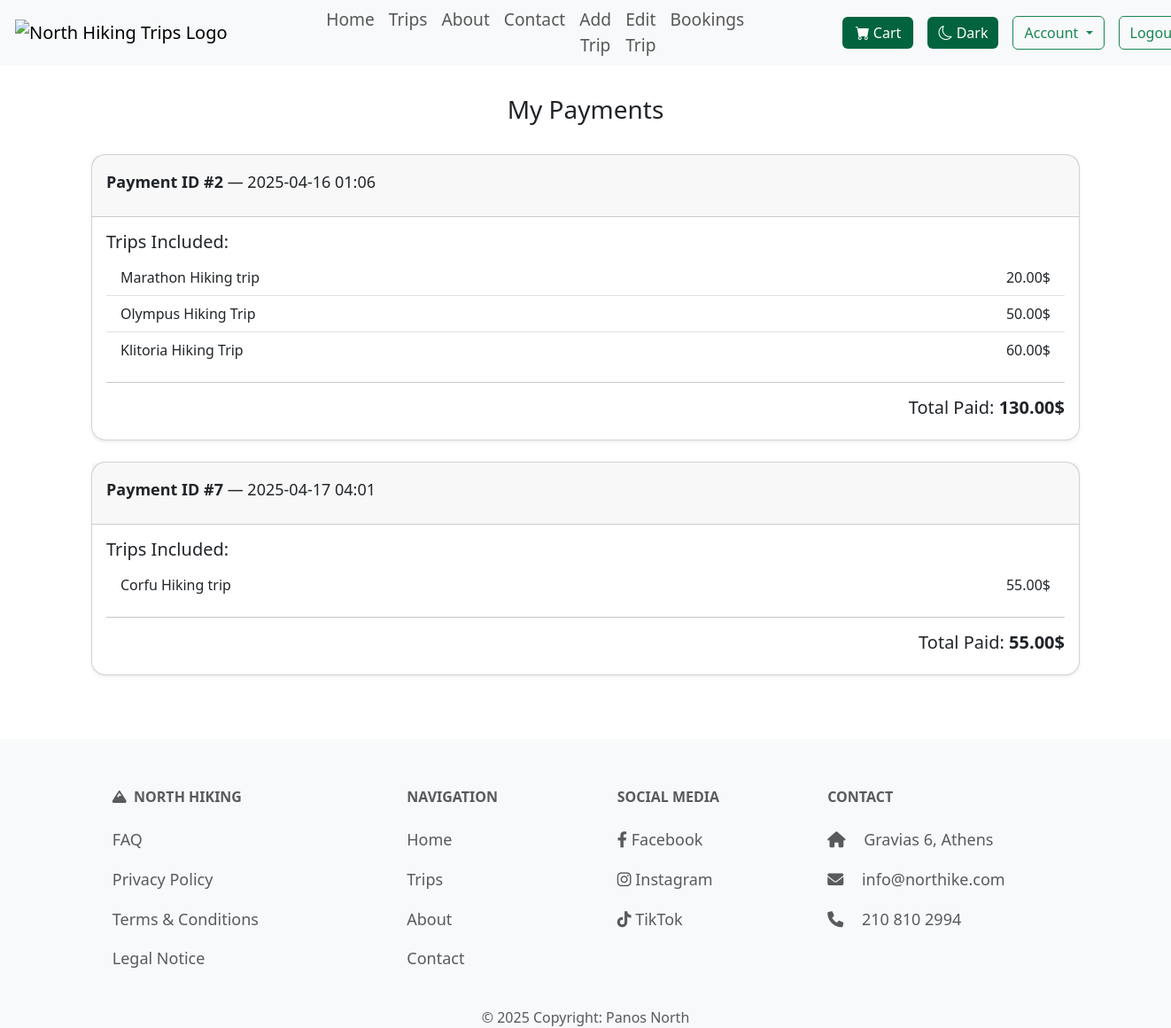
Before: /users/my-payments/ (signed in) with the older database file.
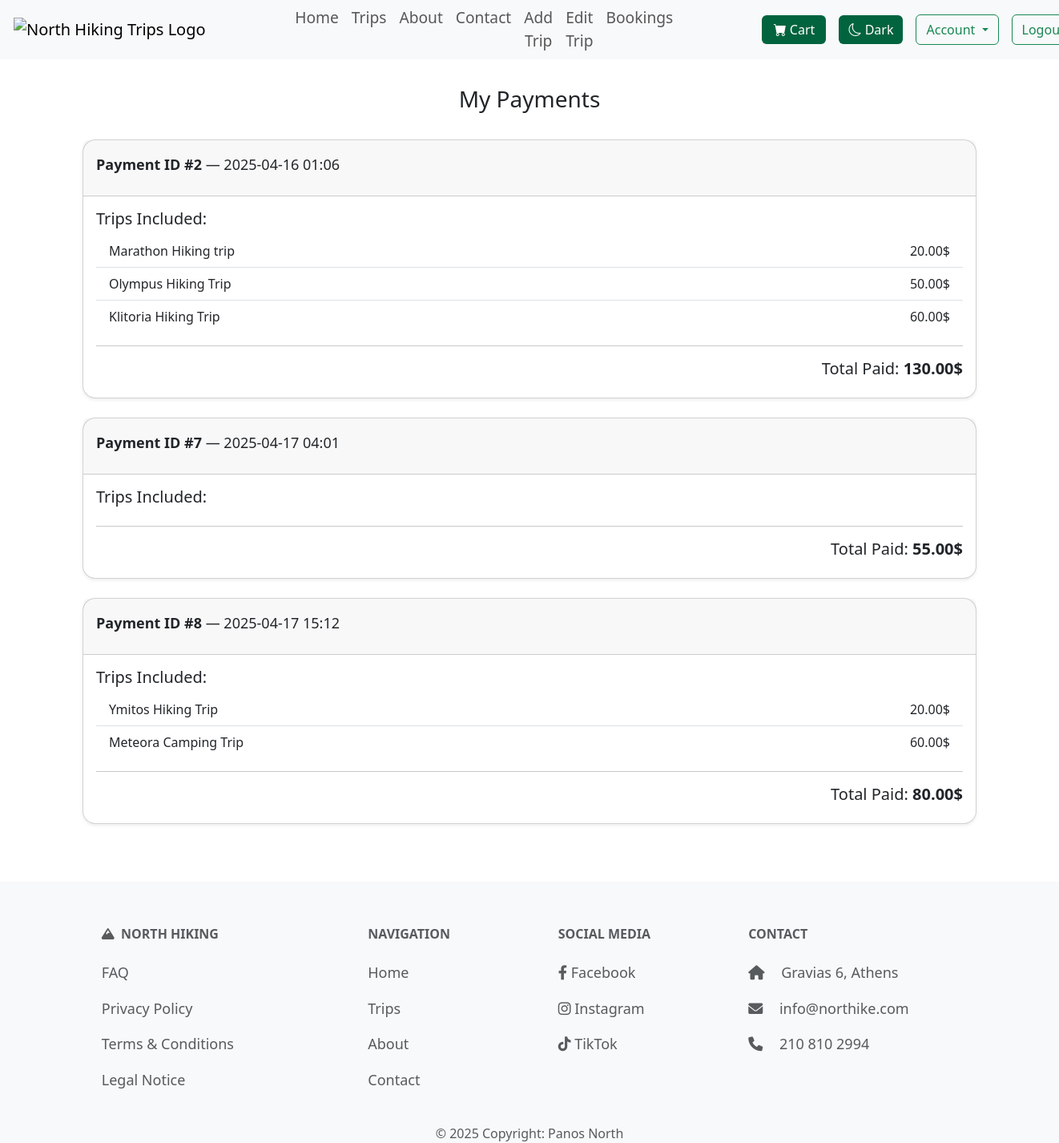
After: the same page with the newer database file.
### trips/models.py (models this page shows, shortened)
class Payment(models.Model):
    order = models.OneToOneField(Order, on_delete=models.CASCADE, related_name='payment')
    amount = models.DecimalField(max_digits=8, decimal_places=2)
    payment_date = models.DateTimeField(auto_now_add=True)

class Booking(models.Model):
    trip = models.ForeignKey(Trip, on_delete=models.CASCADE, related_name='booked_trips')
    user = models.ForeignKey(User, on_delete=models.CASCADE, related_name='user_bookings')
    order = models.ForeignKey('Order', on_delete=models.CASCADE, related_name='bookings', null=True, blank=True)
    booking_date = models.DateTimeField(auto_now_add=True)

class Trip(models.Model):
    DIFFICULTY_LEVELS = [
        ('Easy', 'Easy'),
        ('Moderate', 'Moderate'),
        ('Hard', 'Hard'),
        ('Extreme', 'Extreme')
    ]
    TERRAIN_TYPES = [
        ('Forest', 'Forest'),
        ('Mountain', 'Mountain'),
        ('Beach', 'Beach'),
        ('Urban', 'Urban'),
    ]
    title = models.CharField(max_length=60, unique=True)
    location = models.CharField(max_length=40)
    difficulty = models.CharField(max_length=10, choices=DIFFICULTY_LEVELS)
    distance = models.DecimalField(max_digits=5, decimal_places=1, validators=[MinValueValidator(0), MaxValueValidator(1000000)])
    terrain = models.CharField(max_length=20, choices=TERRAIN_TYPES)
    price = models.DecimalField(max_digits=8, decimal_places=2, validators=[MinValueValidator(0)])
    start_date = models.DateField(validators=[validate_future_date])
    end_date = models.DateField(validators=[validate_future_date])
    altitude_difference = models.PositiveIntegerField(validators=[MinValueValidator(1)])
    hiking_duration = models.PositiveIntegerField(validators=[MinValueValidator(1)])
    max_participants = models.PositiveIntegerField(validators=[MinValueValidator(1), MaxValueValidator(99)])
    description = models.TextField(max_length=500)
    image = models.ImageField(default='default.png', blank=True, null=True)
    guide = models.ForeignKey('Guide', on_delete=models.SET_NULL, null=True, blank=True, related_name='trip_guides'
    )
    slug = models.SlugField(unique=True, null=True, blank=True, editable=False)

### users/views.py (the view)
# urls.py: path('my-payments/', views.my_payments, name='my-payments'),
@login_required
def my_payments(request):
    payments = Payment.objects.filter(order__user=request.user).select_related('order').prefetch_related('order__bookings__trip')
    return render(request, 'users/my_payments.html', {'payments': payments})

### trips/context_processors.py (called while the page is built)
def cart_item_count(request):
    if request.user.is_authenticated:
        count = CartItem.objects.filter(user=request.user).count()
        return {'cart_item_count': count}
    return {'cart_item_count': 0}

### users/templates/users/my_payments.html (shortened to what this page needs)
{% extends "layout.html" %}
{% load static %}
{% block content %}
<div class="short-layout-body">
<section class="container short-layout-wrapper">
    <h2 class="normal_title">My Payments</h2>
    {% if payments %}
        {% for payment in payments %}
            <div class="card mb-4 rounded-4 shadow-sm">
                <div class="card-header">
                    <p class="mt-2"><strong>Payment ID #{{ payment.id }}</strong> — {{ payment.payment_date|date:"Y-m-d H:i" }}</p>
                </div>
                <div class="card-body">
                    <h5 class="card-title">Trips Included:</h5>
                    <ul class="list-group list-group-flush">
                        {% for booking in payment.order.bookings.all %}
                            <li class="list-group-item d-flex justify-content-between align-items-center">
                                {{ booking.trip.title }}
                                <span>{{ booking.trip.price }}$</span>
                            </li>
                        {% endfor %}
                    </ul>
                    <hr>
                    <h5 class="text-end">Total Paid: <strong>{{ payment.amount }}$</strong></h5>
                </div>
            </div>
        {% endfor %}
    {% else %}
    <div class="d-flex justify-content-center">
        <p>You haven’t made any payments yet.</p>
    </div>
    {% endif %}
</section>
</div>
{% endblock %}

Changed rows visible on the page:
removed Booking: trip "Corfu Hiking trip", trip.price "55.00", shown under Payment id 7
added Payment: id "8", payment_date "2025-04-17 15:12", amount "80.00"
added Booking: trip "Ymitos Hiking Trip", trip.price "20.00", shown under "8"
added Booking: trip "Meteora Camping Trip", trip.price "60.00", shown under "8"
